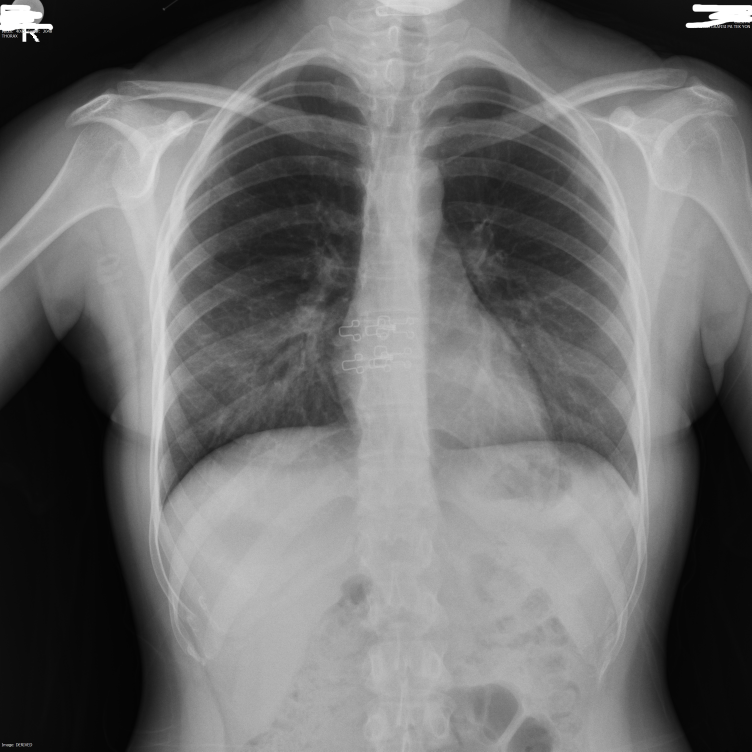
#> input picture a.jpg, 3006 x 3006 px (shown at 1/4 size)
$ python hog.py   (older library calls are emulated)
#> lines starting #> are read from the running program, lines starting #| are printed output that depends on the picture
from skimage.io import imread
from skimage.transform import resize
from skimage.feature import hog
import matplotlib.pyplot as plt

img = imread('a.jpg')
#> img is the input picture: shape (3006, 3006, 3); mean R, G, B 110.1, 110.1, 110.1
plt.axis("off")
plt.imshow(img)
resized_img = resize(img, (64*4, 32*4))
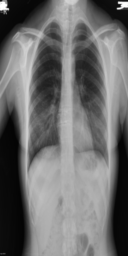
#> resized_img: shape (256, 128, 3) float64; mean R, G, B 0.432, 0.432, 0.432
plt.axis("off")
plt.imshow(resized_img)
fd, hog_image = hog(resized_img, orientations=9, pixels_per_cell=(8, 8),
                	cells_per_block=(2, 2), visualize=True, multichannel=True)
#> fd = 16740 values, max 0.706 at index 11844, min 0 at index 2, mean 0.107
plt.axis("off")
plt.imshow(hog_image, cmap="gray")
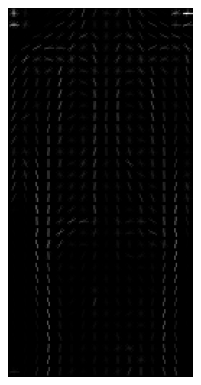
#> figure drawn by matplotlib, 1 panel
